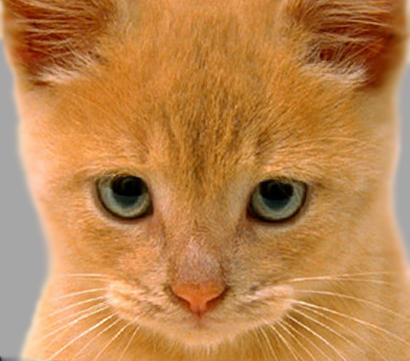
#> input picture data/cat.bmp, 410 x 361 px, found by its file name
$ python DraftCode1.py
#> lines starting #> are read from the running program, lines starting #| are printed output that depends on the picture
#> further down, image is the input picture: shape (361, 410, 3); mean B, G, R 77.1, 132.5, 188.3
import numpy as np
import cv2

def convolve(image: np.ndarray, kernel: np.ndarray) -> np.ndarray:
    image_height, image_width, colour_channels = image.shape
#> image_height = 361; image_width = 410; colour_channels = 3
    kernel_height, kernel_width = kernel.shape
    pad_height = kernel_height // 2
    pad_width = kernel_width // 2

    padded_image = np.pad(image, ((pad_height, pad_height), (pad_width, pad_width), (0, 0)), mode='constant')
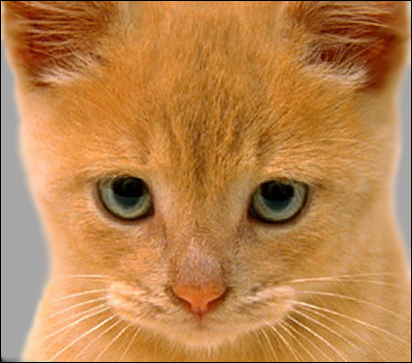
#> padded_image: shape (363, 412, 3); mean B, G, R 76.3, 131.2, 186.3
    result = np.zeros(image.shape, dtype=float)

    for c in range(colour_channels):
        for y in range(image_height):
            for x in range(image_width):
                roi = padded_image[y:y + kernel_height, x:x + kernel_width, c]
                conv_value = np.sum(roi * kernel)
                result[y, x, c] = conv_value
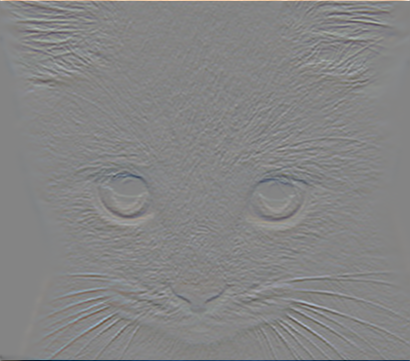
#> result: shape (361, 410, 3) float64; mean B, G, R 0.3, 0.3, 0.2; drawn with min black and max white

    return result

image = cv2.imread('data/cat.bmp')
kernel = np.array([[-1, -2, -1],
                   [0, 0, 0],
                   [1, 2, 1]])

output = convolve(image, kernel)

output = (output - np.min(output)) * 255 / (np.max(output) - np.min(output))

output = output.astype(np.uint8)

cv2.imwrite('output.jpg', output)

$ run again, with data/dog.bmp copied over data/cat.bmp
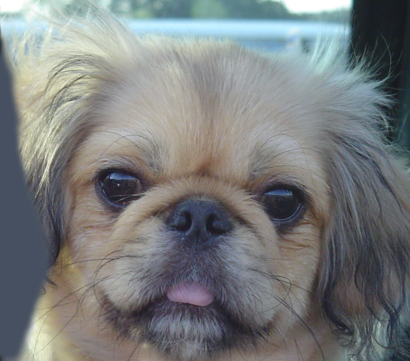
#> input picture data/dog.bmp, 410 x 361 px, found by its file name
#> image is the input picture: shape (361, 410, 3); mean B, G, R 125, 124.5, 121.2
#> in convolve, `padded_image = np.pad(image, ((pad_height, pad_height), (pad_width, pa..`:
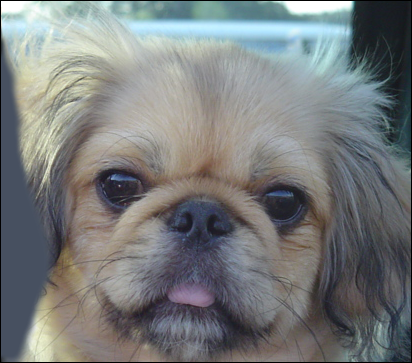
#> padded_image: shape (363, 412, 3); mean B, G, R 123.7, 123.2, 120
#> after the loop in convolve, `for c in range(colour_channels):`:
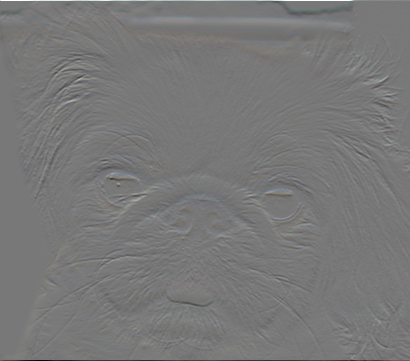
#> result: shape (361, 410, 3) float64; mean B, G, R -0.6, -0.6, -0.3; drawn with min black and max white
